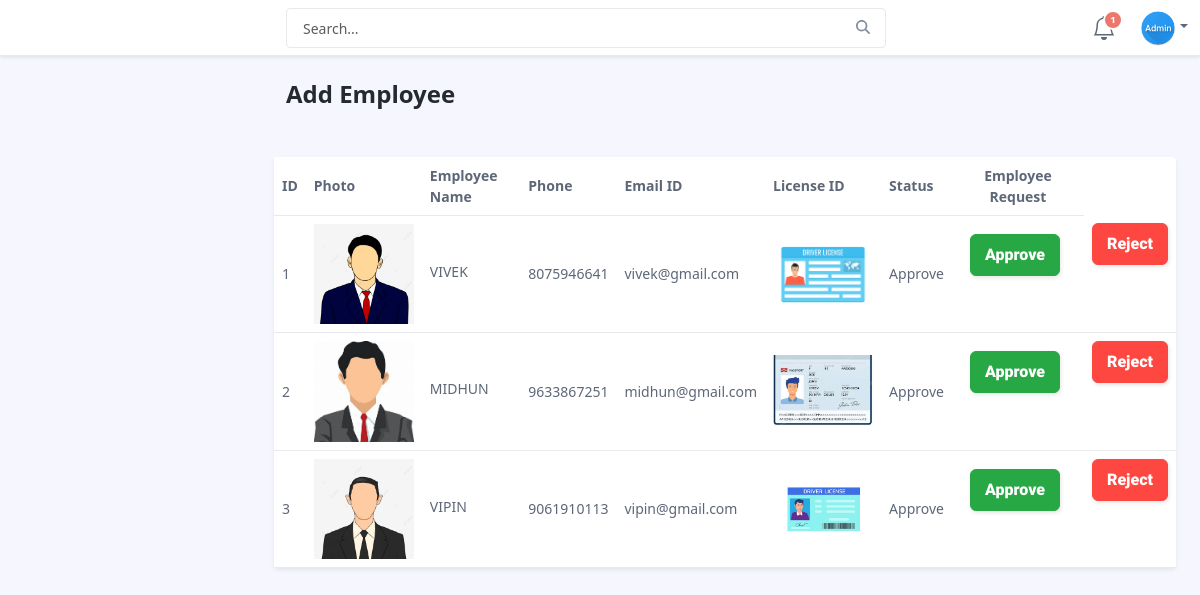
The page /employee_details (signed in) on the database as committed earlier.
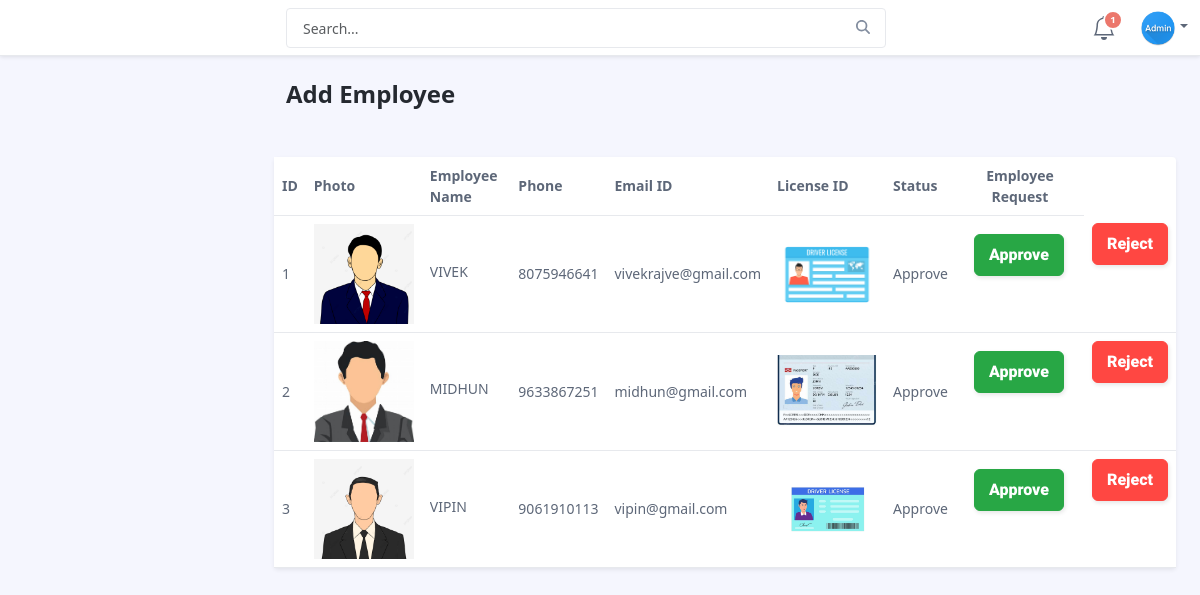
The same page on the database as committed later.
### appsone/models.py (models this page shows)
class ShopEmployeeRegister1(models.Model):
    user_type = models.CharField(max_length=50)
    employee_name = models.CharField(max_length=50)
    phone_number = models.IntegerField()
    email = models.EmailField()
    password = models.CharField(max_length=10)
    licence = models.FileField()
    psp  = models.FileField()
    status = models.CharField(max_length=20, default='Pending')
    profile_pic = models.FileField()

### appsone/views.py (the view)
# urls.py: path('employee_details', views.employee_details, name='employee_details'),
def employee_details(request):
    messages= Message.objects.filter(status=0)
    messages_count = Message.objects.filter(status=0).count
    admin_id = request.session.get('admin_id')
    admin = Admin_one.objects.get(pk=admin_id)
    query = request.GET.get('search', '')
    if query:
        if query.isdigit():
            data = ShopEmployeeRegister1.objects.filter(id=query)
        else:
            data = ShopEmployeeRegister1.objects.filter(employee_name__icontains=query)
    else:
        data = ShopEmployeeRegister1.objects.all()
    return render(request, "employee_details.html", {'employee': data,'admin':admin,'messages':messages,'messages_count':messages_count})

### template/employee_details.html (shortened to what this page needs)
<!DOCTYPE html>
<html lang="en">
<head>
	{% load static %}
    <link id="theme-style" rel="stylesheet" href="{% static 'css/portal.css' %}">
	<link id="button-style" rel="stylesheet" href="{% static 'css/button.css' %}">
</head>
<body class="app">
  <header class="app-header fixed-top">
        <div class="app-header-inner">
	        <div class="container-fluid py-2">
		        <div class="app-header-content">
		            <div class="row justify-content-between align-items-center">
		            <div class="app-search-box col">
		                <form class="app-search-form" ACTION="{% url 'employee_details' %}">
							<input type="text" placeholder="Search..." name="search" class="form-control search-input">
							<button type="submit" class="btn search-btn btn-primary" value="Search"><i class="fa-solid fa-magnifying-glass"></i></button>
				        </form>
		            </div>
		            <div class="app-utilities col-auto">
			             <div class="app-utility-item app-notifications-dropdown dropdown">
				            <a class="dropdown-toggle no-toggle-arrow" id="notifications-dropdown-toggle" data-bs-toggle="dropdown" href="#" role="button" aria-expanded="false" title="Notifications">
					            <span class="icon-badge">{{messages_count}}</span>
					        </a>
				        </div>
			            <div class="app-utility-item app-user-dropdown dropdown">
				            <a class="dropdown-toggle" id="user-dropdown-toggle" data-bs-toggle="dropdown" href="#" role="button" aria-expanded="false"><img src="{{ admin.profile_pic.url}}" alt="user profile' %}"></a>
			            </div>
		            </div>
		        </div>
	            </div>
	        </div>
        </div>
    </header>
      <div class="app-wrapper">
	    <div class="app-content pt-3 p-md-3 p-lg-4">
		    <div class="container-xl">
			    <div class="row g-3 mb-4 align-items-center justify-content-between">
				    <div class="col-auto">
			            <h1 class="app-page-title mb-0">Add Employee</h1>
				    </div>
				    </div>
			    </div>
				<div class="tab-content" id="orders-table-tab-content">
			        <div class="tab-pane fade show active" id="orders-all" role="tabpanel" aria-labelledby="orders-all-tab">
					    <div class="app-card app-card-orders-table shadow-sm mb-5">
						    <div class="app-card-body">
									<div class="table-responsive">
										<table class="table app-table-hover mb-0 text-left">
    <thead>
        <tr>
            <th class="cell">ID</th>
            <th class="cell">Photo</th>
            <th class="cell">Employee Name</th>
            <th class="cell">Phone</th>
            <th class="cell">Email ID</th>
            <th class="cell">License ID</th>
            <th class="cell">Status</th>
            <th class="cell"><center>Employee Request</center></th>
        </tr>
    </thead>
    <tbody>
    {% for i in employee %}
        <tr>
            <td class="cell">{{ i.id }}</td>
            <td class="cell"><img src="{{ i.psp.url }}" alt="Employee Photo" width="100"></td>
            <td class="cell"><span class="truncate">{{ i.employee_name }}</span></td>
            <td class="cell">{{ i.phone_number }}</td>
            <td class="cell">{{ i.email }}</td>
            <td class="cell">
                <img src="{{ i.licence.url }}" alt="License Image" width="100" onclick="openModal('{{ i.licence.url }}')">
            </td>
            <td class="cell">{{ i.status }}</td>
            <td><a type="button" class="button-18" role="button" href="Approve/{{ i.pk }}">Approve</a></td>
            <td><a type="button" class="button-24" role="button" href="Reject/{{ i.pk }}">Reject</a></td>
        </tr>
    {% endfor %}
    </tbody>
</table>
									</div>
						    </div>
						</div>
			        </div>
		    </div>
	    </div>
    </div>
</body>
</html>

Rows that differ between the two databases and show on the page:
changed ShopEmployeeRegister1 "VIVEK": email "vivek@gmail.com" → "vivekrajve@gmail.com"
